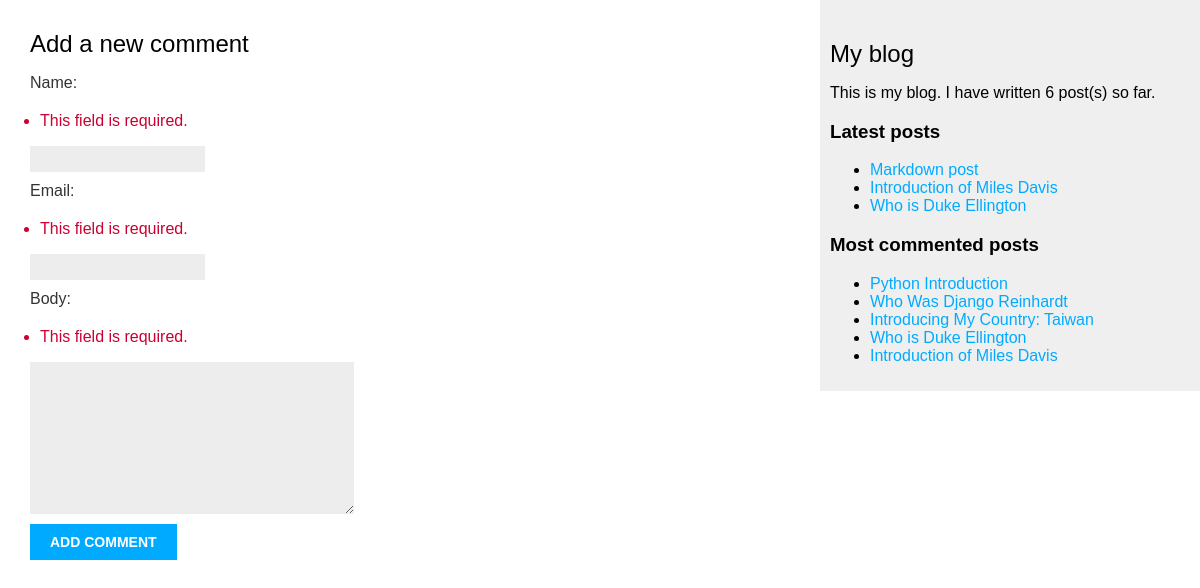
/blog/6/comment/, run on the app's committed database.
### blog/models.py (models this page shows, shortened)
class Post(models.Model):
    class PublishedManager(models.Manager):
        def get_queryset(self):
            return super().get_queryset().filter(status=Post.Status.PUBLISHED)
    class Status(models.TextChoices):
        DRAFT = 'DF', 'Draft'
        PUBLISHED = 'PB', 'Published'
    title = models.CharField(max_length=250)
    slug = models.SlugField(max_length=250,
                            unique_for_date='publish')
    author = models.ForeignKey(User,
                               on_delete=models.CASCADE,
                               related_name='blog_posts')
    body = models.TextField()
    publish = models.DateTimeField(default=timezone.now)
    created = models.DateTimeField(auto_now_add=True)
    updated = models.DateTimeField(auto_now=True)
    status = models.CharField(max_length=2,
                              choices=Status.choices,
                              default=Status.DRAFT,)
    objects = models.Manager()    #the default manager
    published = PublishedManager() #to create a custom manager that I can retrieve objects by using "Post.published.all()"
    tags = TaggableManager()
    class Meta:
        ordering = ['-publish']
        indexes = [
            models.Index(fields=['-publish']),
        ]
    def get_absolute_url(self):
        return reverse('blog:post_detail', args=[self.publish.year,
                                                            self.publish.month,
                                                 self.publish.day,
                                                 self.slug])

### blog/views.py (the view)
# urls.py: path("<int:post_id>/comment/", views.post_comment, name="post_comment"),
def post_comment(request, post_id):
    post = get_object_or_404(Post, id=post_id, status=Post.Status.PUBLISHED)
    comment = None
    form = CommentForm(request.POST)
    if form.is_valid():
        comment = form.save(commit=False)
        comment.post = post
        comment.save()
    return render(request, "blog/post/comment.html", {'post':post, 'form':form, 'comment':comment},)

### blog/forms.py
class CommentForm(forms.ModelForm):
    class Meta:
        model = Comment
        fields = ['name', 'email', 'body']

### blog/templatetags/blog_tags.py (called while the page is built)
@register.simple_tag
def total_posts():
    return Post.published.count()

@register.inclusion_tag('blog/post/latest_posts.html')
def show_latest_posts(count=5):
    latest_posts = Post.published.order_by('-publish')[:count]
    return {'latest_posts':latest_posts}

@register.simple_tag
def get_most_commented_posts(count=5):
    return Post.published.annotate(total_comments=Count('comments')).order_by('-total_comments')[:count]

### blog/templates/blog/post/comment.html
{% extends 'blog/base.html' %}
{% block content %}
    {% if comment %}
        <h2>Your comment has been added.</h2>
        <p><a href="{{ post.get_absolute_url }}">Back to the post</a></p>
    {% else %}
        {% include 'blog/post/includes/comment_form.html' %}
    {% endif %}
{% endblock %}

### blog/templates/blog/base.html (shortened to what this page needs)
{% load blog_tags %}
{% load static %}
<!DOCTYPE html>
<html lang="en">
<head>
    <link href="{% static 'css/blog.css' %}" rel="stylesheet">
</head>
<body>
    <div id="content">
        {% block content %}{% endblock %}
    </div>
    <div id="sidebar">
        <h2>My blog</h2>
        <p>This is my blog.
            I have written {% total_posts %} post(s) so far.
        </p>
        <h3>Latest posts</h3>
        {% show_latest_posts 3 %}
        <h3>Most commented posts</h3>
        {% get_most_commented_posts as most_commented_posts %}
        <ul>
            {% for post in most_commented_posts %}
            <li><a href="{{ post.get_absolute_url }}">{{ post.title }}</a></li>
            {% endfor %}
        </ul>
    </div>
</body>
</html>

### blog/templates/blog/post/latest_posts.html
<ul>
    {% for post in latest_posts %}
        <li><a href="{{ post.get_absolute_url }}">{{ post.title }}</a></li>
    {% endfor %}
</ul>

### blog/static/css/blog.css (style rules this page uses)
body { margin: 0; padding: 0; font-family: helvetica, sans-serif; }
a { color: #00abff; text-decoration: none; }
h2 { font-weight: normal; margin: 30px 0 0; }
#content { float: left; width: 60%; padding: 0 0 0 30px; }
#sidebar { float: right; width: 30%; padding: 10px; background: #efefef; height: 100%; }
label { float: left; clear: both; color: #333; margin-bottom: 4px; }
input, textarea { clear: both; float: left; margin: 0 0 10px; background: #ededed; border: 0; padding: 6px 10px; font-size: 12px; }
.errorlist { color: #cc0033; float: left; clear: both; padding-left: 10px; }

### data on the page
Post: title "Markdown post"
Post: title "Introduction of Miles Davis"
Post: title "Who is Duke Ellington"
Post: title "Python Introduction"
Post: title "Who Was Django Reinhardt"
Post: title "Introducing My Country: Taiwan"
